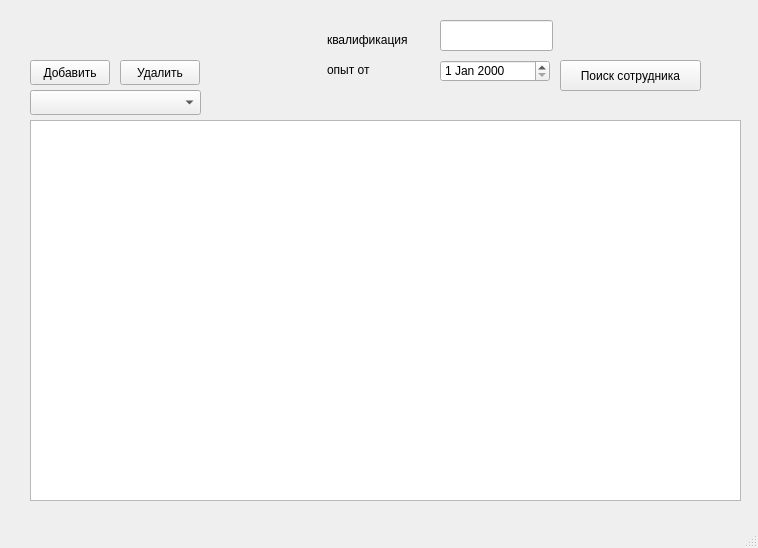
<?xml version="1.0" encoding="UTF-8"?>
<ui version="4.0">
 <class>MainWindow</class>
 <widget class="QMainWindow" name="MainWindow">
  <property name="geometry">
   <rect>
    <x>0</x>
    <y>0</y>
    <width>758</width>
    <height>548</height>
   </rect>
  </property>
  <property name="windowTitle">
   <string>MainWindow</string>
  </property>
  <widget class="QWidget" name="centralwidget">
   <widget class="QTableView" name="table">
    <property name="geometry">
     <rect>
      <x>30</x>
      <y>120</y>
      <width>711</width>
      <height>381</height>
     </rect>
    </property>
   </widget>
   <widget class="QComboBox" name="comboBox">
    <property name="geometry">
     <rect>
      <x>30</x>
      <y>90</y>
      <width>171</width>
      <height>25</height>
     </rect>
    </property>
   </widget>
   <widget class="QPushButton" name="pushButton">
    <property name="geometry">
     <rect>
      <x>30</x>
      <y>60</y>
      <width>80</width>
      <height>25</height>
     </rect>
    </property>
    <property name="text">
     <string>Добавить</string>
    </property>
   </widget>
   <widget class="QPushButton" name="pushButton_delete">
    <property name="geometry">
     <rect>
      <x>120</x>
      <y>60</y>
      <width>80</width>
      <height>25</height>
     </rect>
    </property>
    <property name="text">
     <string>Удалить</string>
    </property>
   </widget>
   <widget class="QPushButton" name="pushButton_search">
    <property name="geometry">
     <rect>
      <x>560</x>
      <y>60</y>
      <width>141</width>
      <height>31</height>
     </rect>
    </property>
    <property name="text">
     <string>Поиск сотрудника</string>
    </property>
   </widget>
   <widget class="QLineEdit" name="lineEdit_search_2">
    <property name="geometry">
     <rect>
      <x>440</x>
      <y>20</y>
      <width>113</width>
      <height>31</height>
     </rect>
    </property>
   </widget>
   <widget class="QLabel" name="label">
    <property name="geometry">
     <rect>
      <x>327</x>
      <y>30</y>
      <width>91</width>
      <height>20</height>
     </rect>
    </property>
    <property name="text">
     <string>квалификация</string>
    </property>
   </widget>
   <widget class="QLabel" name="label_2">
    <property name="geometry">
     <rect>
      <x>327</x>
      <y>60</y>
      <width>91</width>
      <height>20</height>
     </rect>
    </property>
    <property name="text">
     <string>опыт от</string>
    </property>
   </widget>
   <widget class="QDateEdit" name="dateEdit">
    <property name="geometry">
     <rect>
      <x>440</x>
      <y>60</y>
      <width>110</width>
      <height>22</height>
     </rect>
    </property>
   </widget>
  </widget>
  <widget class="QMenuBar" name="menubar">
   <property name="geometry">
    <rect>
     <x>0</x>
     <y>0</y>
     <width>758</width>
     <height>24</height>
    </rect>
   </property>
  </widget>
  <widget class="QStatusBar" name="statusbar"/>
 </widget>
 <resources/>
 <connections/>
</ui>
